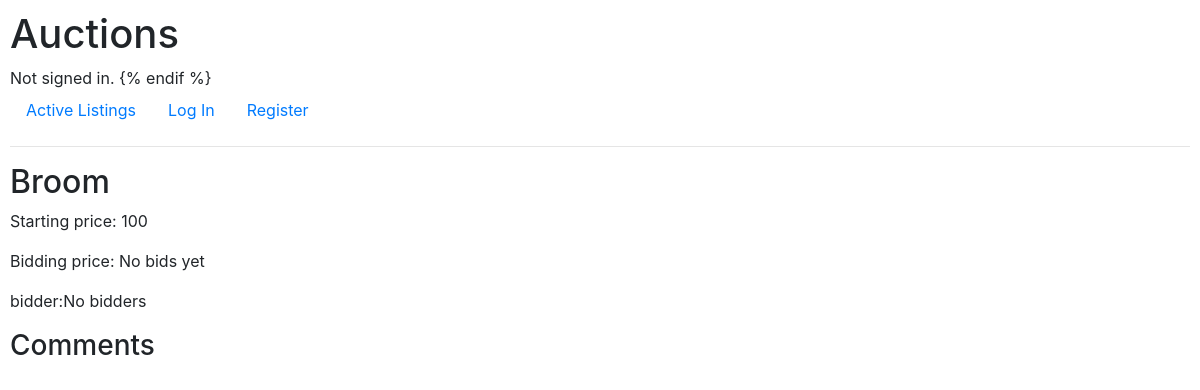
The app's page /2, older data.
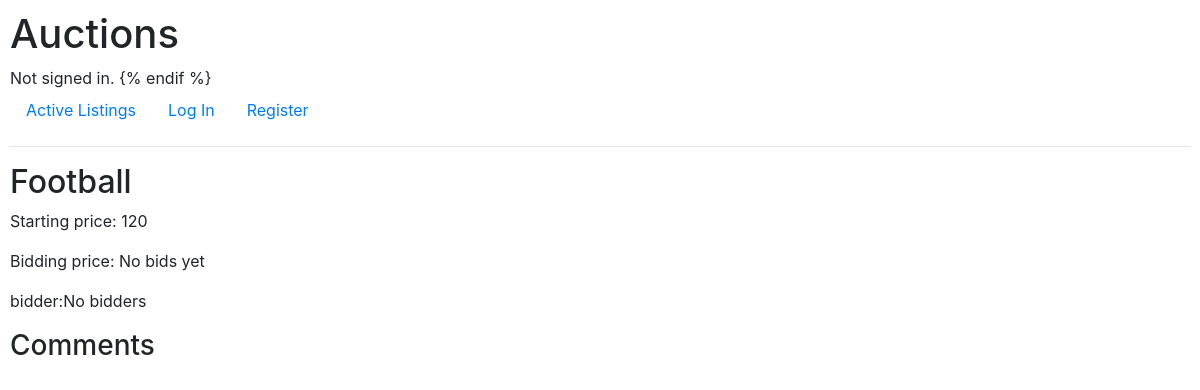
The same page, newer data.
### auctions/models.py (models this page shows, shortened)
class Listing(models.Model):
    listing_id = models.BigAutoField(primary_key=True)
    auction_item = models.CharField(max_length=64)
    price = models.IntegerField()
    category = models.CharField(max_length=64, default="General")
    active_status = models.BooleanField(default=True)
    photo_url  = models.ImageField(upload_to="Product_Images", default="abcd.jpg")

### auctions/views.py (the view)
# urls.py: path("<str:auction_id>", views.auction, name="auction"),
def auction(request, auction_id):
    listing = get_object_or_404(Listing, listing_id=auction_id)
    latest_bid = Bid.objects.filter(product_id=listing).order_by('-bid_price').first()
    comments = Comment.objects.filter(product_id=listing)
    return render(request, "auctions/auction.html", {
        "auction_item": listing.auction_item,
        "price": listing.price,
        "category": listing.category,
        "bidding_price": latest_bid.bid_price if latest_bid else "No bids yet",
        "bidder": latest_bid.username if latest_bid else "No bidders",
        "comment": comments
    })

### auctions/templates/auctions/auction.html (shortened to what this page needs)
{% extends "auctions/layout.html" %} {% block body %}
<h2>{{auction_item}}</h2>
<p>Starting price: {{price}}</p>
<p>Bidding price: {{bidding_price}}</p>
<p>bidder:{{bidder}}</p>
<h3>Comments</h3>
 {% endblock %}

Row changes from the older to the newer data that the page shows:
changed Listing: auction_item "Broom" → "Football"
Text that changed along with them:
{{ price }}: "100" → "120"
